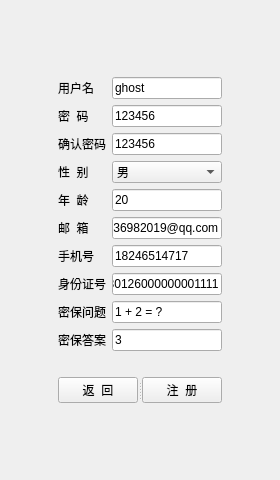
<?xml version="1.0" encoding="UTF-8"?>
<ui version="4.0">
 <class>Register</class>
 <widget class="QWidget" name="Register">
  <property name="geometry">
   <rect>
    <x>0</x>
    <y>0</y>
    <width>280</width>
    <height>480</height>
   </rect>
  </property>
  <property name="windowTitle">
   <string>Form</string>
  </property>
  <layout class="QGridLayout" name="gridLayout_2">
   <item row="4" column="1">
    <spacer name="verticalSpacer_2">
     <property name="orientation">
      <enum>Qt::Vertical</enum>
     </property>
     <property name="sizeHint" stdset="0">
      <size>
       <width>20</width>
       <height>26</height>
      </size>
     </property>
    </spacer>
   </item>
   <item row="0" column="1">
    <spacer name="verticalSpacer">
     <property name="orientation">
      <enum>Qt::Vertical</enum>
     </property>
     <property name="sizeHint" stdset="0">
      <size>
       <width>20</width>
       <height>25</height>
      </size>
     </property>
    </spacer>
   </item>
   <item row="1" column="1">
    <layout class="QGridLayout" name="gridLayout">
     <item row="8" column="0">
      <widget class="QLabel" name="label_6">
       <property name="text">
        <string>身份证号</string>
       </property>
      </widget>
     </item>
     <item row="6" column="1">
      <widget class="QLineEdit" name="le_phone">
       <property name="text">
        <string>18246514717</string>
       </property>
      </widget>
     </item>
     <item row="9" column="0">
      <widget class="QLabel" name="label_9">
       <property name="text">
        <string>密保问题</string>
       </property>
      </widget>
     </item>
     <item row="6" column="0">
      <widget class="QLabel" name="label_5">
       <property name="text">
        <string>手机号</string>
       </property>
      </widget>
     </item>
     <item row="4" column="0">
      <widget class="QLabel" name="label_8">
       <property name="text">
        <string>年  龄</string>
       </property>
      </widget>
     </item>
     <item row="2" column="0">
      <widget class="QLabel" name="label_3">
       <property name="text">
        <string>确认密码</string>
       </property>
      </widget>
     </item>
     <item row="9" column="1">
      <widget class="QLineEdit" name="le_secret">
       <property name="text">
        <string>1 + 2 = ?</string>
       </property>
      </widget>
     </item>
     <item row="4" column="1">
      <widget class="QLineEdit" name="le_age">
       <property name="text">
        <string>20</string>
       </property>
      </widget>
     </item>
     <item row="10" column="1">
      <widget class="QLineEdit" name="le_answer">
       <property name="text">
        <string>3</string>
       </property>
      </widget>
     </item>
     <item row="1" column="0">
      <widget class="QLabel" name="label_2">
       <property name="text">
        <string>密  码</string>
       </property>
      </widget>
     </item>
     <item row="10" column="0">
      <widget class="QLabel" name="label_10">
       <property name="text">
        <string>密保答案</string>
       </property>
      </widget>
     </item>
     <item row="8" column="1">
      <widget class="QLineEdit" name="le_id">
       <property name="text">
        <string>230126000000001111</string>
       </property>
      </widget>
     </item>
     <item row="5" column="1">
      <widget class="QLineEdit" name="le_email">
       <property name="text">
        <string>1036982019@qq.com</string>
       </property>
      </widget>
     </item>
     <item row="3" column="0">
      <widget class="QLabel" name="label_7">
       <property name="text">
        <string>性  别</string>
       </property>
      </widget>
     </item>
     <item row="3" column="1">
      <widget class="QComboBox" name="cb_sex">
       <property name="currentText">
        <string>男</string>
       </property>
       <property name="currentIndex">
        <number>0</number>
       </property>
       <item>
        <property name="text">
         <string>男</string>
        </property>
       </item>
       <item>
        <property name="text">
         <string>女</string>
        </property>
       </item>
      </widget>
     </item>
     <item row="2" column="1">
      <widget class="QLineEdit" name="le_checkPwd">
       <property name="text">
        <string>123456</string>
       </property>
      </widget>
     </item>
     <item row="0" column="0">
      <widget class="QLabel" name="label">
       <property name="text">
        <string>用户名</string>
       </property>
      </widget>
     </item>
     <item row="1" column="1">
      <widget class="QLineEdit" name="le_pwd">
       <property name="text">
        <string>123456</string>
       </property>
      </widget>
     </item>
     <item row="5" column="0">
      <widget class="QLabel" name="label_4">
       <property name="text">
        <string>邮  箱</string>
       </property>
      </widget>
     </item>
     <item row="0" column="1">
      <widget class="QLineEdit" name="le_username">
       <property name="text">
        <string>ghost</string>
       </property>
      </widget>
     </item>
    </layout>
   </item>
   <item row="1" column="0">
    <spacer name="horizontalSpacer">
     <property name="orientation">
      <enum>Qt::Horizontal</enum>
     </property>
     <property name="sizeHint" stdset="0">
      <size>
       <width>50</width>
       <height>20</height>
      </size>
     </property>
    </spacer>
   </item>
   <item row="3" column="1">
    <widget class="QSplitter" name="splitter">
     <property name="orientation">
      <enum>Qt::Horizontal</enum>
     </property>
     <widget class="QPushButton" name="btn_cancel">
      <property name="text">
       <string>返  回</string>
      </property>
     </widget>
     <widget class="QPushButton" name="btn_register">
      <property name="text">
       <string>注  册</string>
      </property>
     </widget>
    </widget>
   </item>
   <item row="1" column="2">
    <spacer name="horizontalSpacer_2">
     <property name="orientation">
      <enum>Qt::Horizontal</enum>
     </property>
     <property name="sizeHint" stdset="0">
      <size>
       <width>50</width>
       <height>20</height>
      </size>
     </property>
    </spacer>
   </item>
   <item row="2" column="1">
    <widget class="QLabel" name="lb_waring">
     <property name="text">
      <string/>
     </property>
    </widget>
   </item>
  </layout>
 </widget>
 <resources/>
 <connections/>
</ui>
